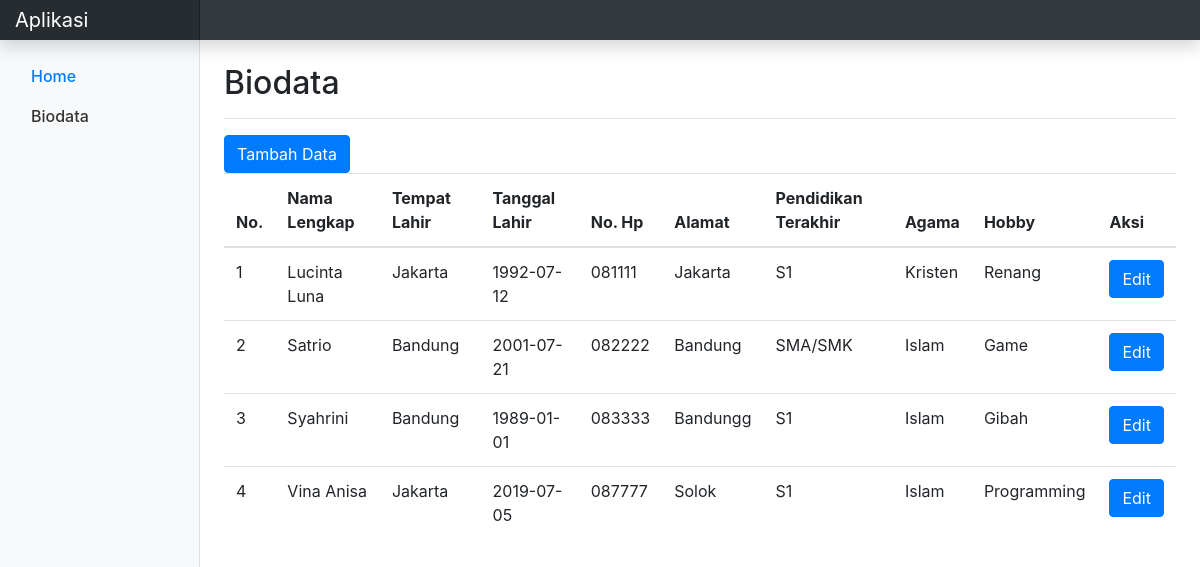
Screenshot of /7/form_biodata/index.php?p=biodata with the database file from the repository.
### tables this page shows
CREATE TABLE `users` (
  `id` int(11) NOT NULL,
  `full_name` varchar(50) NOT NULL,
  `date_of_birth` date NOT NULL,
  `place_of_birth_id` int(11) NOT NULL,
  `phone_number` varchar(18) NOT NULL,
  `address` text NOT NULL,
  `last_education` enum('SMA/SMK','S1','S2') NOT NULL,
  `religion` enum('Islam','Kristen','Katolik') NOT NULL
);

CREATE TABLE `cities` (
  `id` int(11) NOT NULL,
  `name` varchar(50) NOT NULL
);

CREATE TABLE `hobbies` (
  `id` int(11) NOT NULL,
  `name` varchar(50) NOT NULL
);

### 7/form_biodata/biodata.php (the view, shortened to what this page needs)
<?php
	include 'koneksi.php';
	$aksi=isset($_GET['aksi']) ? $_GET['aksi'] : 'list';
	switch ($aksi) {
		case 'list':
?>
<div class="d-flex justify-content-between flex-wrap flex-md-nowrap align-items-center pt-3 pb-2 mb-3 border-bottom">
    <h1 class="h2">Biodata</h1>
</div>
<a class="btn btn-primary" role ="button" href="index.php?p=biodata&aksi=input">Tambah Data</a>
<table id="example" class="table table-hover">
	<thead>
		<tr>
			<th>No.</th>
			<th>Nama Lengkap</th>
			<th>Tempat Lahir</th>
			<th>Tanggal Lahir</th>
			<th>No. Hp</th>
			<th>Alamat</th>
			<th>Pendidikan Terakhir</th>
			<th>Agama</th>
			<th>Hobby</th>
			<th>Aksi</th>
		</tr>
	</thead>
	<tbody>
		<?php
			$db_panggil=mysqli_query($koneksi,"SELECT users.id, users.full_name, cities.name as place_of_birth, users.date_of_birth, users.phone_number, users.address, users.last_education, users.religion, hobbies.name FROM users JOIN cities ON users.place_of_birth_id=cities.id JOIN hobbies ON users.id=hobbies.id");
			$no=1;
			while ($data=mysqli_fetch_array($db_panggil))
			{
		?>
	<tr>
		<td><?php echo $no; ?></td>
		<td><?php echo $data['full_name']?></td>
		<td><?php echo $data['place_of_birth']?></td>
		<td><?php echo $data['date_of_birth']?></td>
		<td><?php echo $data['phone_number']?></td>
		<td><?php echo $data['address']?></td>
		<td><?php echo $data['last_education']?></td>
		<td><?php echo $data['religion']?></td>
		<td><?php echo $data['name']?></td>
		<td align="center">
			<a class="btn btn-primary" href="?p=biodata&aksi=edit&id_ubah=<?php echo $data['id'] ?>">Edit</a>
		</td>
	</tr>
	<?php
		$no++;
		}
	?>
	</tbody>
</table>
<?php
	break;
?>
<?php
 	}
 ?>

### 7/form_biodata/css/dashboard.css (style rules this page uses)
body { font-size: .875rem; }

### rows the page displays
users: full_name "Lucinta Luna", place_of_birth.name "Jakarta", date_of_birth "1992-07-12", phone_number "081111", address "Jakarta", last_education "S1", religion "Kristen", hobbies.name "Renang"
users: full_name "Satrio", place_of_birth.name "Bandung", date_of_birth "2001-07-21", phone_number "082222", address "Bandung", last_education "SMA/SMK", religion "Islam", hobbies.name "Game"
users: full_name "Syahrini", place_of_birth.name "Bandung", date_of_birth "1989-01-01", phone_number "083333", address "Bandungg", last_education "S1", religion "Islam", hobbies.name "Gibah"
users: full_name "Vina Anisa", place_of_birth.name "Jakarta", date_of_birth "2019-07-05", phone_number "087777", address "Solok", last_education "S1", religion "Islam", hobbies.name "Programming"
